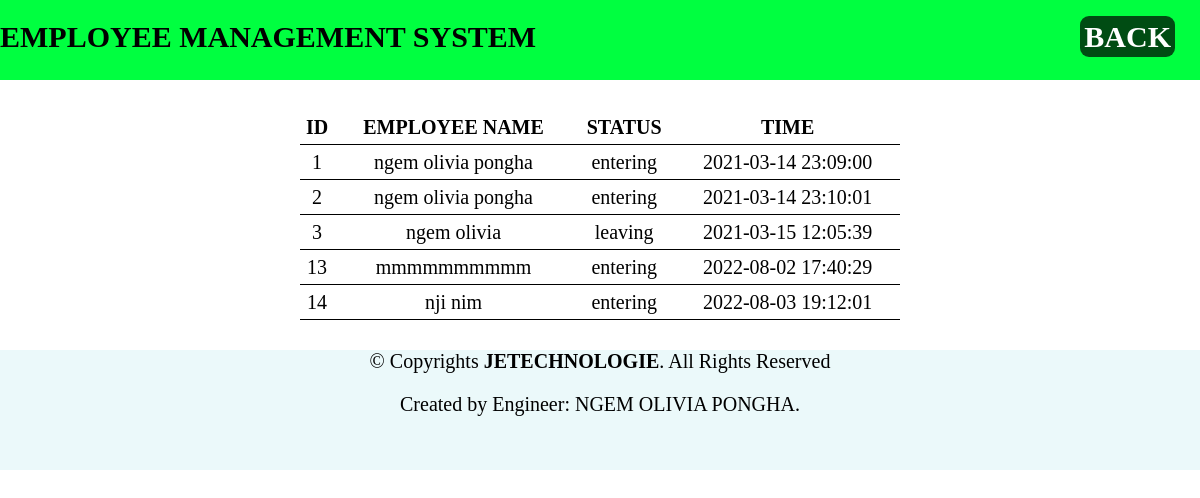
The app's page /adminattendance_status.php with its own data.
### tables this page shows
CREATE TABLE `attendance` (
  `id` int(3) NOT NULL,
  `employee_name` varchar(30) NOT NULL,
  `presence` varchar(30) NOT NULL,
  `time` timestamp NOT NULL DEFAULT current_timestamp()
);

### adminattendance_status.php (the view, shortened to what this page needs)
<!DOCTYPE html>
<html>
<head>
</head>
<body>
	<header>
       <div style="display: flex; justify-content: space-between;">
           		<div><h1>EMPLOYEE MANAGEMENT SYSTEM  </h1></div>
           		 <div><h1><a hreF="admin_site.php" id="a">BACK</a></h1></div>
           	</div>
    </header>
 <?php
$conn=new mysqli('localhost','root','','ems');
if($conn->connect_error){
	die("connection failed:".$conn->connect_error);
}
else
{
$sql="SELECT * FROM attendance";
$result=mysqli_query($conn,$sql);
}
?>
    <div>
    	<table>
    		<thead>
    		<tr>
    			<th>ID</th>
    			<th>EMPLOYEE NAME</th>
    			<th>STATUS</th>
    			<th>TIME</th>
    		</tr>
    	</thead>
    	<tbody>
    		    <?php  while ($row=mysqli_fetch_array($result)) { ?>
    		<tr>
    			<td>  <?php echo $row['id']; ?> </td>
    			<td>  <?php echo $row['employee_name']; ?> </td>
    			<td>  <?php echo $row['presence']; ?> </td>
    			<td>  <?php echo $row['time']; ?> </td>
    		</tr>
    		<?php
    	}
    	?>
    	</tbody>
    	</table>
    </div>
<?php
 include("layout/footer.php")
 ?>
</body>
</html>

### layout/footer.php
<footer class="footer mt-auto py-3 " id="foot" style="background:rgba(235,249,250); height: 120px;">
  <div class="container" >
    <p style="color:black;" >
   &copy; Copyrights <strong>JETECHNOLOGIE</strong>. All Rights Reserved</p>
  <p style="color:black;" > Created by Engineer: NGEM OLIVIA PONGHA.</p>
  </div>
</footer>

### adminattendance_status.php (style rules this page uses)
header { background:rgb(0,255,64); height: 10vh; }
body { font-size: 20px; margin: 0; }
h1 { font-size: 30px; }
#a { text-align: right; border-radius: 9px; padding: 4px; background:rgba(0,0,0,0.7); color: white; text-decoration:none; text-decoration: none; margin-right: 25px; }
table { width: 50%; margin: 30px auto; border-collapse: collapse; text-align: center; }
tr { border-bottom: 1px solid black; }
th,td { border:none; height: 30px; padding: 2px; margin: 2px; }
footer p { margin-top: 20px; text-align: center; }

### records on screen
attendance: id "1", employee_name "ngem olivia pongha", presence "entering", time "2021-03-14 23:09:00"
attendance: id "2", employee_name "ngem olivia pongha", presence "entering", time "2021-03-14 23:10:01"
attendance: id "3", employee_name "ngem olivia", presence "leaving", time "2021-03-15 12:05:39"
attendance: id "13", employee_name "mmmmmmmmmm", presence "entering", time "2022-08-02 17:40:29"
attendance: id "14", employee_name "nji nim", presence "entering", time "2022-08-03 19:12:01"
